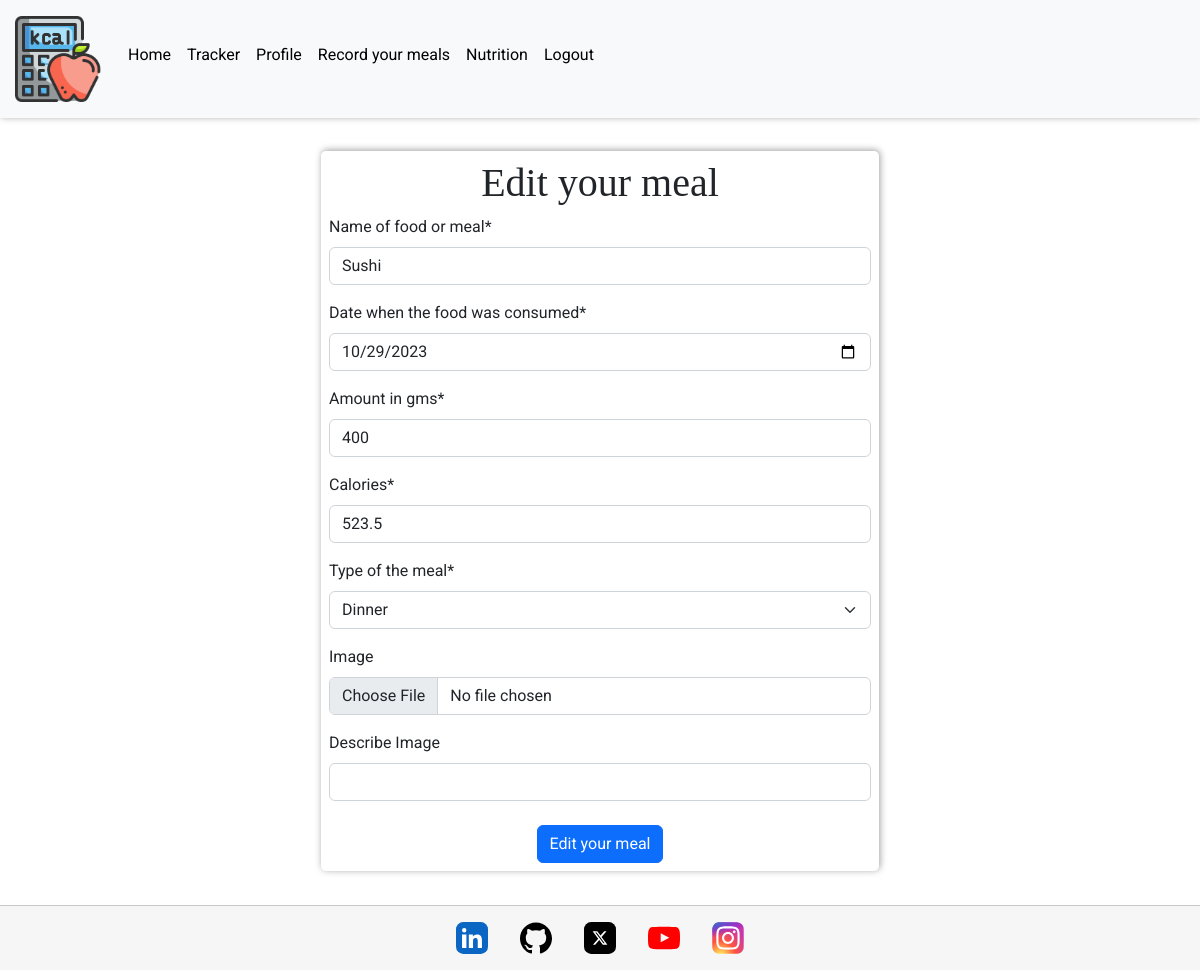
The page /tracker/edit/15/ (signed in) on the database its author committed.
### tracker/models.py (models this page shows, shortened)
class Tracker(models.Model):
    MEAL_CHOICES = (
        ("Breakfast", "Breakfast"),
        ("Lunch", "Lunch"),
        ("Dinner", "Dinner"),
        ("Snack", "Snack"),
    )
    user = models.ForeignKey(Profile, on_delete=models.CASCADE, related_name="trackers")
    title = models.CharField(max_length=300, null=False, blank=False)
    date = models.DateField(null=False, blank=False)
    portion_size = models.CharField(max_length=200, blank=False, null=False)
    meal_type = models.CharField(choices=MEAL_CHOICES, max_length=10, default="Snack")
    calories = models.FloatField(null=False, default="0")
    image = ResizedImageField(
        size=(400, None),
        quality=75,
        upload_to="tracker/",
        force_format="WEBP",
        blank=True,
        null=False,
    )
    image_alt = models.CharField(max_length=100, null=True, blank=True)
    class Meta:
        ordering = ["-date"]

### tracker/views.py (the view, shortened to what this page needs)
# urls.py: path("edit/<slug:pk>/", EditTracker.as_view(), name="edit_tracker"),
class EditTracker(LoginRequiredMixin, UserPassesTestMixin, UpdateView):
    template_name = "tracker/edit_tracker.html"
    model = Tracker
    form_class = TrackerForm
    success_url = "/tracker/"
    def test_func(self):
        return self.request.user.profile == self.get_object().user

### tracker/forms.py (shortened to what this page needs)
class TrackerForm(forms.ModelForm):
    class Meta:
        model = Tracker
        fields = [
            "title",
            "date",
            "portion_size",
            "calories",
            "meal_type",
            "image",
            "image_alt",
        ]
        description = forms.CharField(widget=RichTextWidget())
        widgets = {
            "date": DateInput(
                attrs={"type": "date", "max": date.today().strftime("%Y-%m-%d")}
            ),
        }
        labels = {
            "title": "Name of food or meal",
            "date": "Date when the food was consumed",
            "portion_size": "Amount in gms",
            "calories": "Calories",
            "meal_type": "Type of the meal",
            "image": "Image",
            "image_alt": "Describe Image",
        }

### tracker/templates/tracker/edit_tracker.html (shortened to what this page needs)
{% extends "base.html" %}
{% block content %}
<div class="container">
    <form method="POST" enctype="multipart/form-data" class="p-2 form">
        <h1 class="text-center">Edit your meal</h1>
        {{ form|crispy }}
        <div class="text-center">
            <button type="submit" class="btn btn-primary mt-2">Edit your meal</button>
        </div>
    </form>
</div>
{% endblock %}

### static/css/base.css (style rules this page uses)
:root { --title: 'EB Garamond', serif; --main-font: 'Roboto', serif; --background: #3f006a0f; --blue: #0d6efd; --black: #000; --off-white: #f6f6f6; --white: #fff; --orange: #ffbf50; --smal-box-shadow: 1px -1px 7px 0 #00000061; --border: 1px solid #00000030; }
html, body { height: 100%; }
body { display: flex; flex-direction: column; font-family: var(--main-font); }
h1, h2, h3, h4, h5, h6 { font-family: var(--title); }
.form { width: 100%; margin: 3% auto; box-shadow: var(--smal-box-shadow); border-radius: 5px; }
@media screen and (min-width:40em) { .form { width: 50%; } }

### rows shown on the page
Tracker: title "Sushi", date "10/29/2023", portion_size "400", calories "523.5", meal_type "Dinner"
